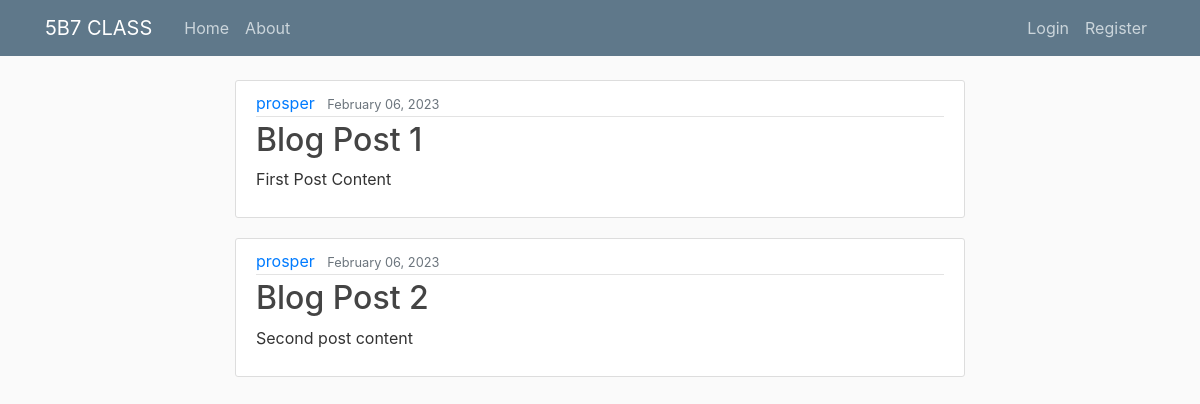
Before: / with the older database file.
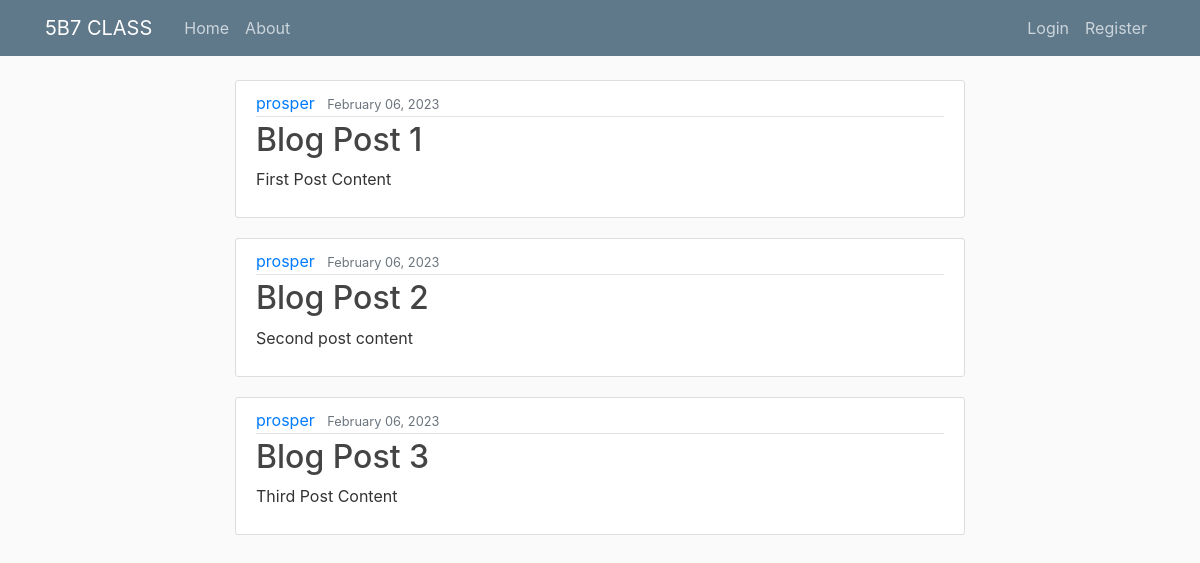
After: the same page with the newer database file.
### post/models.py (models this page shows, shortened)
class Post(models.Model):
    title = models.CharField(max_length=100)
    slug = models.SlugField()
    content = models.TextField()
    author = models.ForeignKey(User, on_delete=models.CASCADE)
    date_added = models.DateTimeField(auto_now_add=True)
    date_updated = models.DateTimeField(auto_now=True)

### post/views.py (the view)
# urls.py: 2. Add a URL to urlpatterns:  path('', views.home, name='home')
def home(request):
    posts = Post.objects.all()
    return render(request, "post/home.html", {"posts": posts})

### post/templates/post/home.html
{% extends "post/base.html" %}
{% block content %}
    {% for post in posts %}
        <article class="media content-section">
          <div class="media-body">
            <div class="article-metadata">
              <a class="mr-2" href="#">{{ post.author }}</a>
              <small class="text-muted">{{ post.date_added|date:"F d, Y" }}</small>
            </div>
            <h2><a class="article-title" href="">{{ post.title }}</a></h2>
            <p class="article-content">{{ post.content }}</p>
          </div>
        </article>
    {% endfor %}
{% endblock content %}

Changed rows visible on the page:
added Post: author "prosper", date_added "February 06, 2023", title "Blog Post 3", content "Third Post Content"
